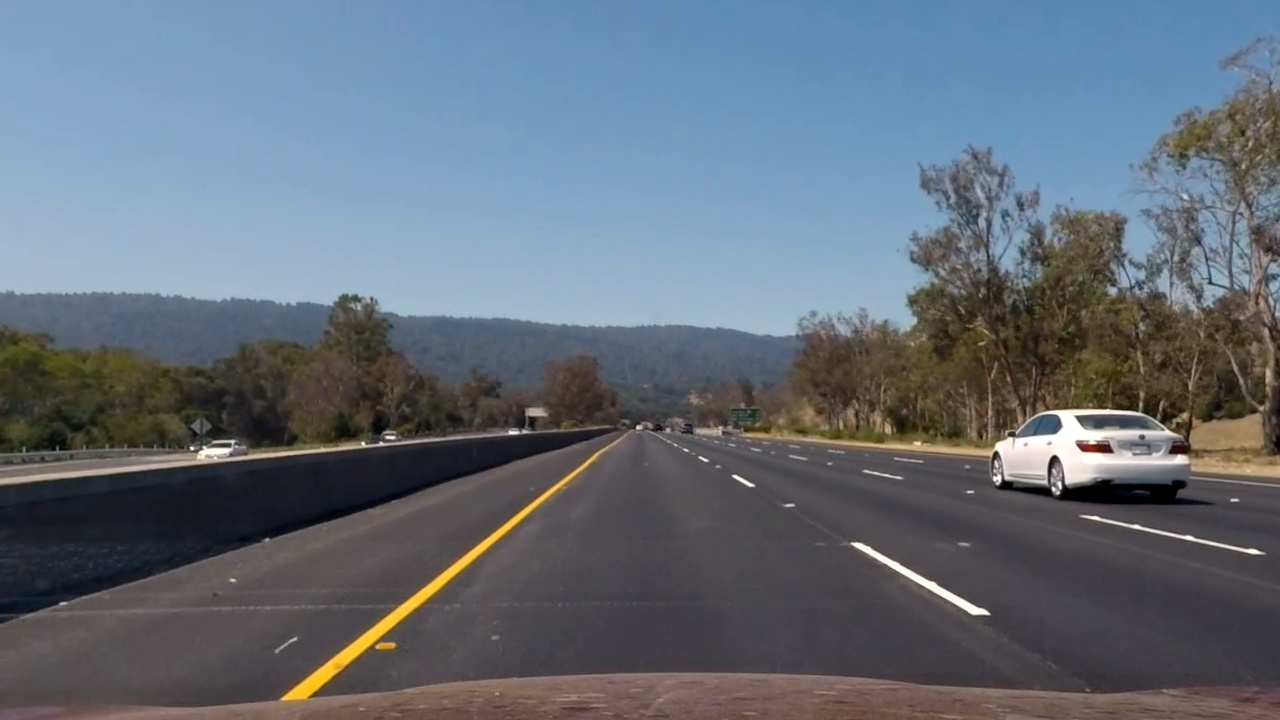
#> input picture output_images/frame347_undist.jpg, 1280 x 720 px
$ python perspective_transform.py
#> lines starting #> are read from the running program, lines starting #| are printed output that depends on the picture
# perspective transform
import matplotlib.pyplot as plt
import matplotlib.image as mpimg
import numpy as np
import cv2

img=mpimg.imread('./output_images/frame347_undist.jpg')
#> img is the input picture: shape (720, 1280, 3); mean R, G, B 99.4, 109.5, 120.9

offset=350
# FOUR SOURCE COORDINATES
src = np.float32(
    [[328, 670],
    [1081, 670],
    [601, 450],
    [687, 450]])

# FOUR DESTINATION COORDINATES
dst = np.float32(
    [
    [src[0][0], img.shape[0]],
    [src[1][0], img.shape[0]],
    [src[0][0], 0],
    [src[1][0], 0]
    ])

# better
dst = np.float32(
    [
    [offset, img.shape[0]],
    [img.shape[1]-offset, img.shape[0]],
    [offset, 0],
    [img.shape[1]-offset, 0]
    ])


plt.figure(1)
#original
plt.subplot(121)
plt.imshow(img)
print ()
plt.plot([src[0][0],src[1][0],src[3][0],src[2][0],src[0][0]],
    [src[0][1],src[1][1],src[3][1],src[2][1],src[0][1]])
plt.title('Original straight road')

img_size = (img.shape[1], img.shape[0])
#> img_size = (1280, 720)

#perspective transformed
M = cv2.getPerspectiveTransform(src, dst)
warped = cv2.warpPerspective(img, M, img_size, flags=cv2.INTER_LINEAR)
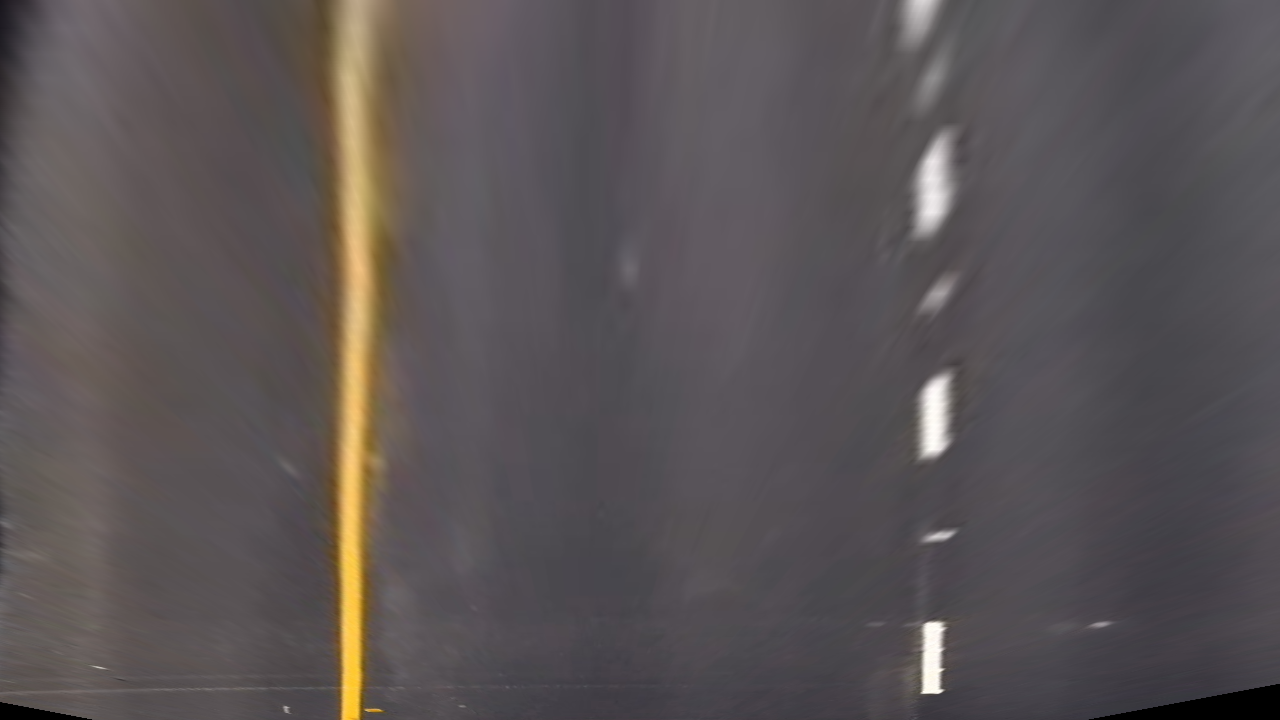
#> warped: shape (720, 1280, 3); mean R, G, B 90.4, 84.1, 85.3

plt.subplot(122)
plt.imshow(warped)
plt.plot([dst[0][0],dst[1][0],dst[3][0],dst[2][0],dst[0][0]],
    [dst[0][1],dst[1][1],dst[3][1],dst[2][1],dst[0][1]])
plt.title('Warped')

plt.show()
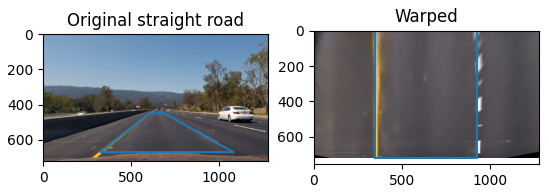
#> figure drawn by matplotlib, 2 panels
cv2.imwrite('./output_images/frame347_warped.jpg',warped)
